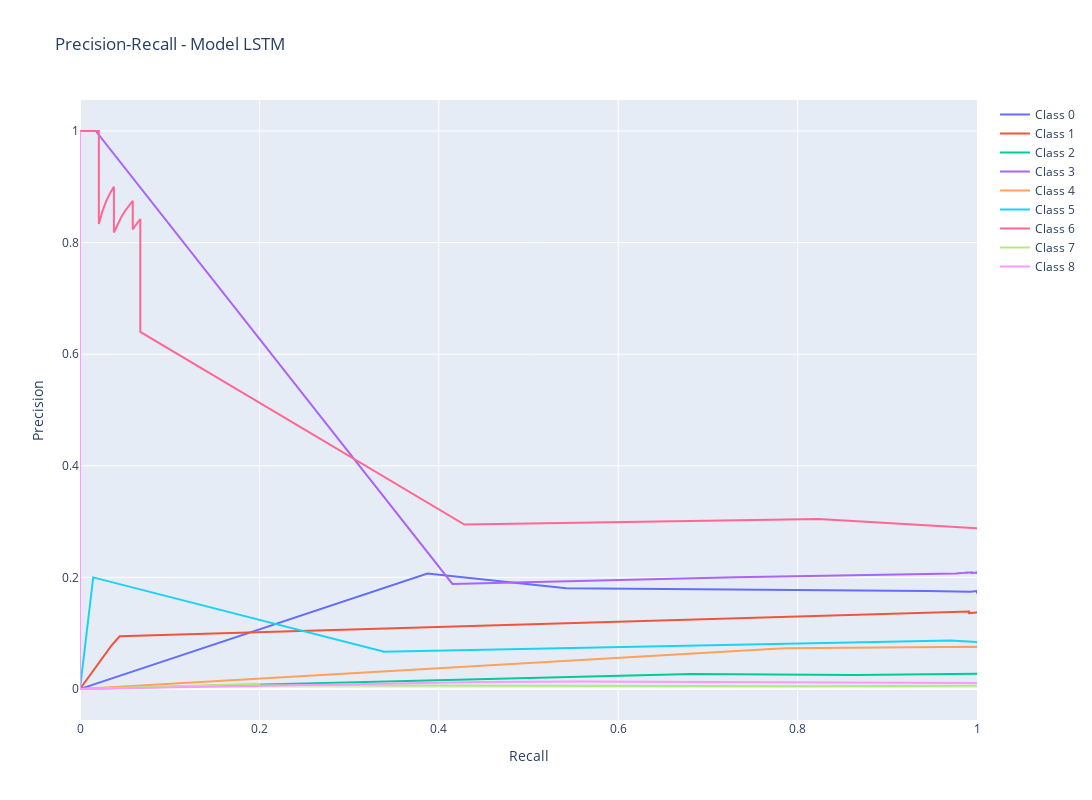

Write notebook code for a chart like this one.
### Markdown cell above
### Precision-Recall

### Code cell
plot_precision_recall(y_test, y_pred, 'Precision-Recall - Model LSTM')
